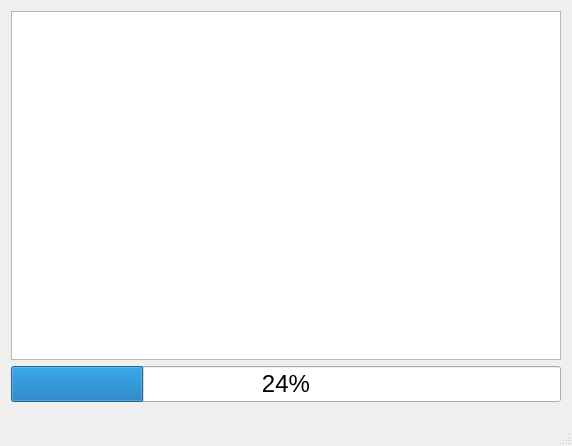
<?xml version="1.0" encoding="UTF-8"?>
<ui version="4.0">
 <class>MainWindow</class>
 <widget class="QMainWindow" name="MainWindow">
  <property name="geometry">
   <rect>
    <x>0</x>
    <y>0</y>
    <width>572</width>
    <height>446</height>
   </rect>
  </property>
  <property name="font">
   <font>
    <pointsize>18</pointsize>
   </font>
  </property>
  <property name="windowTitle">
   <string>代码下载器</string>
  </property>
  <widget class="QWidget" name="centralWidget">
   <layout class="QVBoxLayout" name="verticalLayout">
    <item>
     <widget class="QTextBrowser" name="textBrowser">
      <property name="openLinks">
       <bool>false</bool>
      </property>
     </widget>
    </item>
    <item>
     <widget class="QProgressBar" name="progressBar">
      <property name="value">
       <number>24</number>
      </property>
     </widget>
    </item>
   </layout>
  </widget>
  <widget class="QStatusBar" name="statusBar"/>
  <action name="actionOpen_file">
   <property name="text">
    <string>open file</string>
   </property>
   <property name="font">
    <font>
     <pointsize>18</pointsize>
    </font>
   </property>
  </action>
  <action name="actionSave_file">
   <property name="text">
    <string>save file</string>
   </property>
   <property name="font">
    <font>
     <pointsize>18</pointsize>
    </font>
   </property>
  </action>
  <action name="actionClose_file">
   <property name="text">
    <string>close file</string>
   </property>
   <property name="font">
    <font>
     <pointsize>18</pointsize>
    </font>
   </property>
  </action>
 </widget>
 <layoutdefault spacing="6" margin="11"/>
 <resources/>
 <connections/>
</ui>
